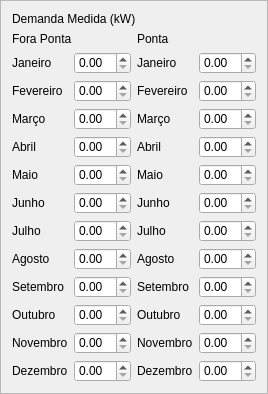
                  <widget class="QFrame" name="frame_14">
                   <property name="sizePolicy">
                    <sizepolicy hsizetype="Preferred" vsizetype="Expanding">
                     <horstretch>0</horstretch>
                     <verstretch>0</verstretch>
                    </sizepolicy>
                   </property>
                   <property name="cursor">
                    <cursorShape>ArrowCursor</cursorShape>
                   </property>
                   <property name="styleSheet">
                    <string notr="true">#frame_16, #frame_15 QLabel {
   /* background-color: #FFFFFF;*/
    qproperty-alignment: AlignLeft;
	color: #3d8ec9;
	font: 77 14px &quot;Verdana&quot;;
}</string>
                   </property>
                   <property name="frameShape">
                    <enum>QFrame::StyledPanel</enum>
                   </property>
                   <property name="frameShadow">
                    <enum>QFrame::Raised</enum>
                   </property>
                   <layout class="QGridLayout" name="gridLayout_14">
                    <item row="0" column="0" colspan="4">
                     <widget class="QLabel" name="label_15">
                      <property name="styleSheet">
                       <string notr="true">#frame_16, #frame_15 QLabel {
   /* background-color: #FFFFFF;*/
    qproperty-alignment: AlignCenter;
	color: #3d8ec9;
	font: 77 20px &quot;Verdana&quot;;
}</string>
                      </property>
                      <property name="text">
                       <string>Demanda Medida (kW)</string>
                      </property>
                     </widget>
                    </item>
                    <item row="1" column="0" colspan="2">
                     <widget class="QLabel" name="label_60">
                      <property name="styleSheet">
                       <string notr="true">#frame_16, #frame_15 QLabel {
   /* background-color: #FFFFFF;*/
    qproperty-alignment: AlignCenter;
	color: #3d8ec9;
	font: 77 16px &quot;Verdana&quot;;
}</string>
                      </property>
                      <property name="text">
                       <string>Fora Ponta</string>
                      </property>
                     </widget>
                    </item>
                    <item row="1" column="2" colspan="2">
                     <widget class="QLabel" name="label_61">
                      <property name="styleSheet">
                       <string notr="true">#frame_16, #frame_15 QLabel {
   /* background-color: #FFFFFF;*/
    qproperty-alignment: AlignCenter;
	color: #3d8ec9;
	font: 77 16px &quot;Verdana&quot;;
}</string>
                      </property>
                      <property name="text">
                       <string>Ponta</string>
                      </property>
                     </widget>
                    </item>
                    <item row="2" column="0">
                     <widget class="QLabel" name="label_63">
                      <property name="text">
                       <string>Janeiro</string>
                      </property>
                     </widget>
                    </item>
                    <item row="2" column="1">
                     <widget class="QDoubleSpinBox" name="doubleSpinBox"/>
                    </item>
                    <item row="2" column="2">
                     <widget class="QLabel" name="label_79">
                      <property name="text">
                       <string>Janeiro</string>
                      </property>
                     </widget>
                    </item>
                    <item row="2" column="3">
                     <widget class="QDoubleSpinBox" name="doubleSpinBox_30"/>
                    </item>
                    <item row="3" column="0">
                     <widget class="QLabel" name="label_64">
                      <property name="text">
                       <string>Fevereiro</string>
                      </property>
                     </widget>
                    </item>
                    <item row="3" column="1">
                     <widget class="QDoubleSpinBox" name="doubleSpinBox_2"/>
                    </item>
                    <item row="3" column="2">
                     <widget class="QLabel" name="label_84">
                      <property name="text">
                       <string>Fevereiro</string>
                      </property>
                     </widget>
                    </item>
                    <item row="3" column="3">
                     <widget class="QDoubleSpinBox" name="doubleSpinBox_29"/>
                    </item>
                    <item row="4" column="0">
                     <widget class="QLabel" name="label_66">
                      <property name="text">
                       <string>Março</string>
                      </property>
                     </widget>
                    </item>
                    <item row="4" column="1">
                     <widget class="QDoubleSpinBox" name="doubleSpinBox_3"/>
                    </item>
                    <item row="4" column="2">
                     <widget class="QLabel" name="label_81">
                      <property name="text">
                       <string>Março</string>
                      </property>
                     </widget>
                    </item>
                    <item row="4" column="3">
                     <widget class="QDoubleSpinBox" name="doubleSpinBox_22"/>
                    </item>
                    <item row="5" column="0">
                     <widget class="QLabel" name="label_65">
                      <property name="text">
                       <string>Abril</string>
                      </property>
                     </widget>
                    </item>
                    <item row="5" column="1">
                     <widget class="QDoubleSpinBox" name="doubleSpinBox_4"/>
                    </item>
                    <item row="5" column="2">
                     <widget class="QLabel" name="label_86">
                      <property name="text">
                       <string>Abril</string>
                      </property>
                     </widget>
                    </item>
                    <item row="5" column="3">
                     <widget class="QDoubleSpinBox" name="doubleSpinBox_37"/>
                    </item>
                    <item row="6" column="0">
                     <widget class="QLabel" name="label_68">
                      <property name="text">
                       <string>Maio</string>
                      </property>
                     </widget>
                    </item>
                    <item row="6" column="1">
                     <widget class="QDoubleSpinBox" name="doubleSpinBox_5"/>
                    </item>
                    <item row="6" column="2">
                     <widget class="QLabel" name="label_85">
                      <property name="text">
                       <string>Maio</string>
                      </property>
                     </widget>
                    </item>
                    <item row="6" column="3">
                     <widget class="QDoubleSpinBox" name="doubleSpinBox_34"/>
                    </item>
                    <item row="7" column="0">
                     <widget class="QLabel" name="label_67">
                      <property name="text">
                       <string>Junho</string>
                      </property>
                     </widget>
                    </item>
                    <item row="7" column="1">
                     <widget class="QDoubleSpinBox" name="doubleSpinBox_17"/>
                    </item>
                    <item row="7" column="2">
                     <widget class="QLabel" name="label_90">
                      <property name="text">
                       <string>Junho</string>
                      </property>
                     </widget>
                    </item>
                    <item row="7" column="3">
                     <widget class="QDoubleSpinBox" name="doubleSpinBox_28"/>
                    </item>
                    <item row="8" column="0">
                     <widget class="QLabel" name="label_74">
                      <property name="text">
                       <string>Julho</string>
                      </property>
                     </widget>
                    </item>
                    <item row="8" column="1">
                     <widget class="QDoubleSpinBox" name="doubleSpinBox_15"/>
                    </item>
                    <item row="8" column="2">
                     <widget class="QLabel" name="label_80">
                      <property name="text">
                       <string>Julho</string>
                      </property>
                     </widget>
                    </item>
                    <item row="8" column="3">
                     <widget class="QDoubleSpinBox" name="doubleSpinBox_36"/>
                    </item>
                    <item row="9" column="0">
                     <widget class="QLabel" name="label_73">
                      <property name="text">
                       <string>Agosto</string>
                      </property>
                     </widget>
                    </item>
                    <item row="9" column="1">
                     <widget class="QDoubleSpinBox" name="doubleSpinBox_6"/>
                    </item>
                    <item row="9" column="2">
                     <widget class="QLabel" name="label_87">
                      <property name="text">
                       <string>Agosto</string>
                      </property>
                     </widget>
                    </item>
                    <item row="9" column="3">
                     <widget class="QDoubleSpinBox" name="doubleSpinBox_31"/>
                    </item>
                    <item row="10" column="0">
                     <widget class="QLabel" name="label_76">
                      <property name="text">
                       <string>Setembro</string>
                      </property>
                     </widget>
                    </item>
                    <item row="10" column="1">
                     <widget class="QDoubleSpinBox" name="doubleSpinBox_13"/>
                    </item>
                    <item row="10" column="2">
                     <widget class="QLabel" name="label_88">
                      <property name="text">
                       <string>Setembro</string>
                      </property>
                     </widget>
                    </item>
                    <item row="10" column="3">
                     <widget class="QDoubleSpinBox" name="doubleSpinBox_35"/>
                    </item>
                    <item row="11" column="0">
                     <widget class="QLabel" name="label_75">
                      <property name="text">
                       <string>Outubro</string>
                      </property>
                     </widget>
                    </item>
                    <item row="11" column="1">
                     <widget class="QDoubleSpinBox" name="doubleSpinBox_7"/>
                    </item>
                    <item row="11" column="2">
                     <widget class="QLabel" name="label_89">
                      <property name="text">
                       <string>Outubro</string>
                      </property>
                     </widget>
                    </item>
                    <item row="11" column="3">
                     <widget class="QDoubleSpinBox" name="doubleSpinBox_33"/>
                    </item>
                    <item row="12" column="0">
                     <widget class="QLabel" name="label_78">
                      <property name="text">
                       <string>Novembro</string>
                      </property>
                     </widget>
                    </item>
                    <item row="12" column="1">
                     <widget class="QDoubleSpinBox" name="doubleSpinBox_20"/>
                    </item>
                    <item row="12" column="2">
                     <widget class="QLabel" name="label_83">
                      <property name="text">
                       <string>Novembro</string>
                      </property>
                     </widget>
                    </item>
                    <item row="12" column="3">
                     <widget class="QDoubleSpinBox" name="doubleSpinBox_21"/>
                    </item>
                    <item row="13" column="0">
                     <widget class="QLabel" name="label_77">
                      <property name="text">
                       <string>Dezembro</string>
                      </property>
                     </widget>
                    </item>
                    <item row="13" column="1">
                     <widget class="QDoubleSpinBox" name="doubleSpinBox_19"/>
                    </item>
                    <item row="13" column="2">
                     <widget class="QLabel" name="label_82">
                      <property name="text">
                       <string>Dezembro</string>
                      </property>
                     </widget>
                    </item>
                    <item row="13" column="3">
                     <widget class="QDoubleSpinBox" name="doubleSpinBox_32"/>
                    </item>
                   </layout>
                  </widget>
